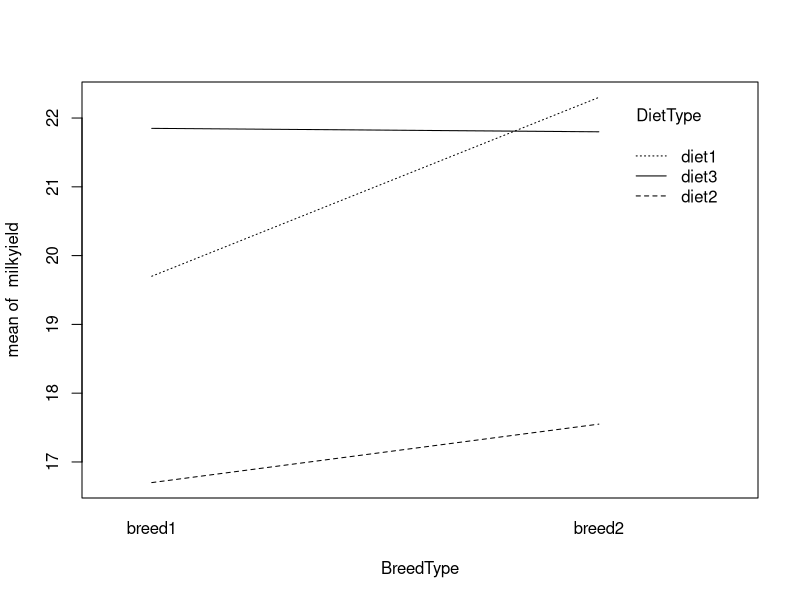
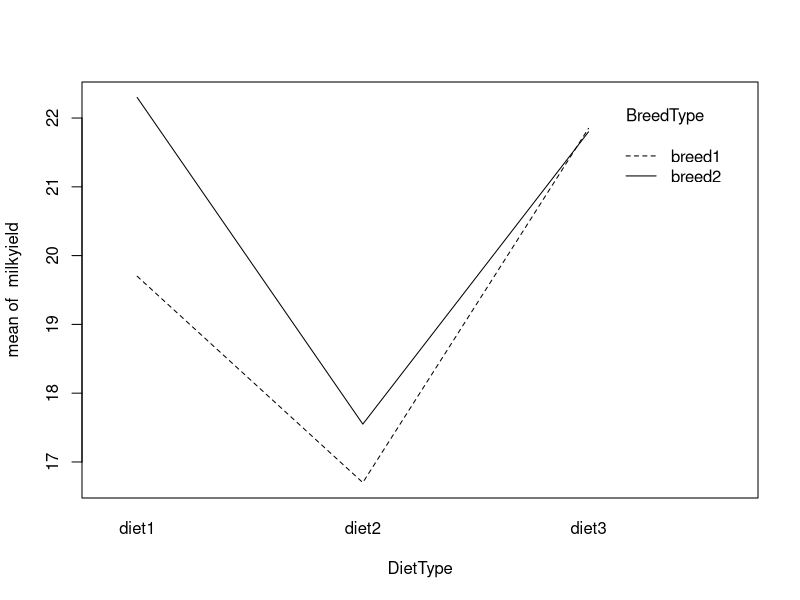

These figures' R source, in order:
## ---- chunk 1
y = c(18.8,21.2,16.7,19.8,23.9,22.3,15.9,19.2,21.8)
#Need a shortcut version for this
X1 = matrix(c(rep(1,9),1,1,1,1,1,0,0,0,0,0,0,0,0,0,1,1,1,1,1,1,0,0,0,1,0,0,0,0,0,1,0,0,0,1,1,0,0,0,0,1,1,0,0,0,1),9,6)
X1

#Where error terms are obvious!
## ---- chunk 2
y = c(18.8,21.2,16.7,19.8,23.9,22.3,15.9,19.2,21.8)
#Need a shortcut version for this
X = matrix(c(rep(1,9),1,1,1,1,1,0,0,0,0,0,0,0,0,0,1,1,1,1,1,1,0,0,0,1,0,0,0,0,0,1,0,0,0,1,1,0,0,0,0,1,1,0,0,0,1,1,1,0,0,0,0,0,0,0,0,0,1,0,0,0,0,0,0,0,0,0,1,1,0,0,0,0,0,0,0,0,0,1,0,0,0,0,0,0,0,0,0,1,1,0,0,0,0,0,0,0,0,0,1),9,12)
X
## ---- chunk 3
#Attempt 1: Create Dataframe
Breed = c('breed1','breed1','breed1','breed1','breed1','breed2','breed2','breed2','breed2')
Diet = c('diet1','diet1','diet2','diet3','diet3','diet1','diet2','diet2','diet3')
milkyield = c(18.2,21.2,16.7,19.8,23.9,22.3,15.9,19.2,21.8)
cow = data.frame(milkyield,Breed,Diet)
str(cow)
## ---- chunk 4
# However we want Breed and Diet to become factors!
BreedType = factor(cow$Breed)
DietType= factor(cow$Diet)
newcow = data.frame(milkyield,BreedType,DietType) #This we want to recreate our dataframe!
str(newcow)
## ---- chunk 5
with(newcow, interaction.plot(BreedType,DietType,milkyield))
## ---- chunk 6
with(newcow, interaction.plot(DietType,BreedType,milkyield)) #Switch tao with beta
## ---- chunk 7
library(Matrix)
library(MASS)
#Use Matrix package!
r = rankMatrix(X)[1]
r
## ---- chunk 8
library(Matrix)
library(MASS)
XtXc = ginv(t(X)%*%X)
b = XtXc%*%t(X)%*%y
b
s2 = sum((y-X%*%b)^2)/(length(y)-r)
s2
## ---- chunk 9
#To compute our C matrix!
C = matrix(0,2,12)
C[1,c(7,8,10,11)] = c(1,-1,-1,1)
C[2,c(7,9,10,12)] = c(1,-1,-1,1)
C[,-(1:6)]
## ---- chunk 10
Fstat = (t(C%*%b)%*%solve(C%*%XtXc%*%t(C))%*%C%*%b/2/s2)
Fstat
## ---- chunk 11
pf(Fstat,2,9-6,lower = F)
## ---- chunk 12
model = lm(milkyield~BreedType*DietType, data = newcow)
anova(model)

## ---- chunk 13

#Actual Method (#Slight value difference compared to the solutions!)
model$coefficients

## ---- chunk 14
#Actual Method
c(1,1,0,1,0,1)%*%model$coefficients

## ---- chunk 15
#Use Matrix package!
r1 = rankMatrix(X1)[1]
r1
## ---- chunk 16
XtXc2 = ginv(t(X1)%*%X1)
b = XtXc2%*%t(X1)%*%y
b
s2a = sum((y-X1%*%b)^2)/(length(y)-r1)
s2a
## ---- chunk 17
#To compute our C matrix! #Attempt 1 
C1 = matrix(0,1,6)
C1[1,c(1,5,6)] = c(0,1,-1)
C1
## ---- chunk 18
Fstat = (t(C1%*%b)%*%solve(C1%*%XtXc2%*%t(C1))%*%C1%*%b/1/s2a)
Fstat
## ---- chunk 19
pf(Fstat,1,9-length(r1),lower = F)
## ---- chunk 20
model2 = lm(milkyield~BreedType+DietType, data = newcow)
library(car)
linearHypothesis(model2,c(0,0,1,-1),0)

## ---- chunk 21

#Additive model
model2 = lm(milkyield~1+BreedType+DietType, data = newcow)
anova(model2)

## ---- chunk 22

model2$coefficients

## ---- chunk 23

c(1,1,0,1)%*%model2$coefficients #We select the intercept, Breed Type 2 and Diet Type 3

## ---- chunk 24
#Attempt 1
library(gmodels)
ci =estimable(model2,c(1,1,0,1),conf.int = 0.95) #NOTE from c(1,1,0,1) 
#We select the intercept, Breed Type 2 and Diet Type 3
c(ci$Lower,ci$Upper)
## ---- chunk 25
#Attempt 1
library(gmodels)
ci =estimable(model,c(1,1,0,1,0,1),conf.int = 0.95) #NOTE: More to add
#We select the intercept, Breed Type 2 and Diet Type 3
c(ci$Lower,ci$Upper)

## ---- chunk 26
str(npk)
## ---- chunk 27
#Attempt 1
#Additive Model with blocks
adb = lm(yield~1+N+P+K+block, data = npk)
summary(adb)
## ---- chunk 28
#Attempt 1
#Additive Model without blocks
adnb = lm(yield~1+N+P+K, data = npk)
summary(adnb)
## ---- chunk 29
anova(adnb,adb)
## ---- chunk 30
#Attempt 1
imodel = lm(yield~1+N+P+K+N*P+N*K+P*K,data = npk)
summary(imodel)

## ---- chunk 31
#Attempt 1
anova(adnb,imodel) #no blocks

## ---- chunk 32
#Attempt 1
noimodel = step(adnb,scope =~.+N+P+K)
## ---- chunk 33
#Attempt 1
withimodel = step(imodel,scope =~.+N+P+K+N*P+N*K+P*K)
## ---- chunk 34
#Attempt 1 No interaction
finalmodel = lm(yield~N+K, data = npk)
finalmodel$coefficients

## ---- chunk 35

#Actual solution: ASK FOR HELP!
ib = estimable(finalmodel, c(1,1,0),conf.int = 0.95)
c(ib$Lower,ib$Upper)
